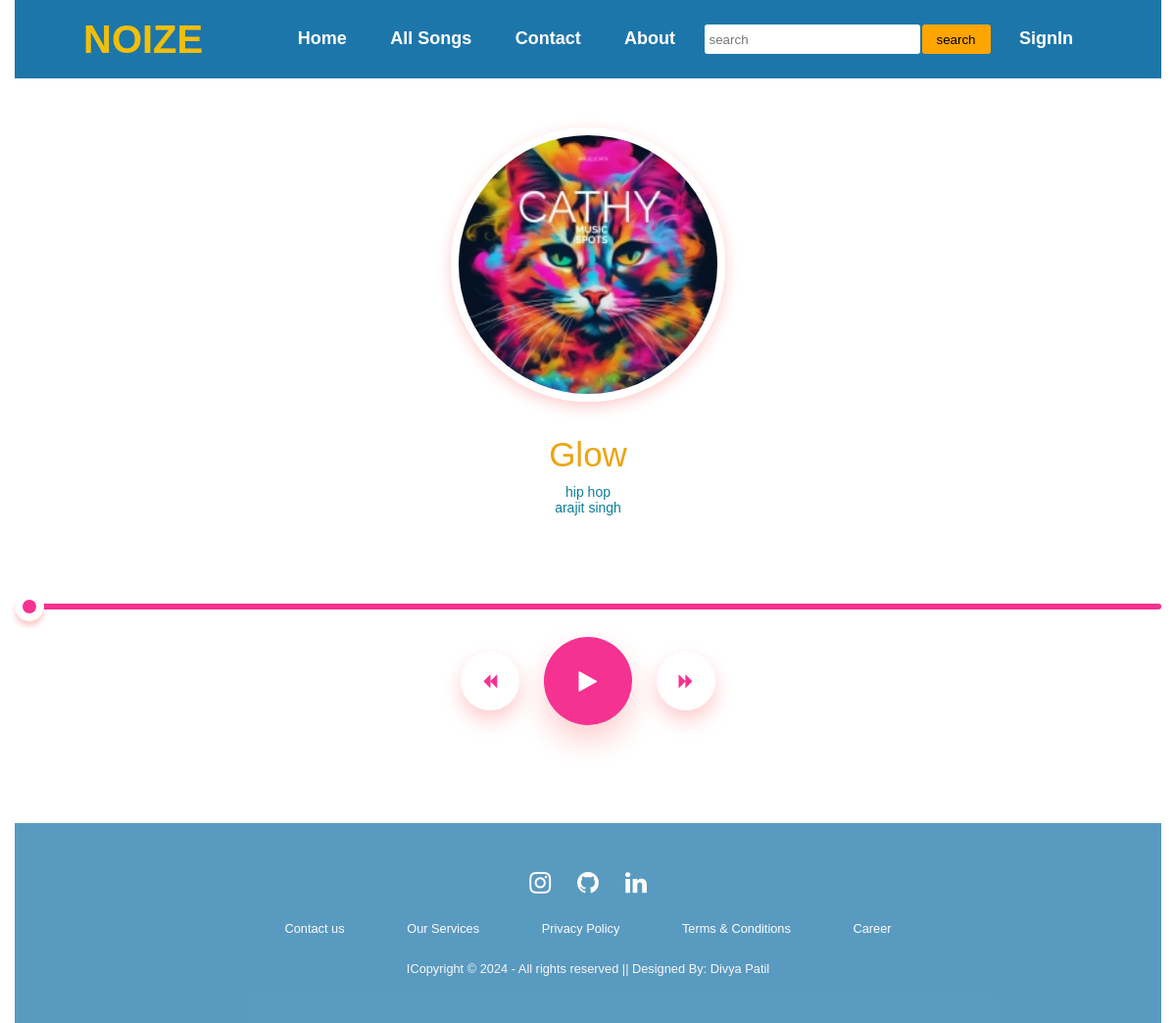
/music/songs/1, run on the app's committed database.
### music/models.py (models this page shows, shortened)
class Song(models.Model):
    song_id = models.AutoField(primary_key=True)
    name = models.CharField(max_length=2000)
    singer = models.CharField(max_length=2000)
    song_title= models.CharField(max_length=250)
    image = models.ImageField(upload_to="images")
    song = models.FileField(upload_to="images")

### music/views.py (the view)
# urls.py: path('songs/<int:id>',views.songposts,name="songs"),
def songposts(request,id):
    song=Song.objects.filter(song_id=id).first()
    return render(request,'songpost.html',{'song':song})

### template/songpost.html (shortened to what this page needs)
{% extends 'basic.html' %}
{% load static %}
{% block extra_head %}
    <link rel="stylesheet" type="text/css" href="/static/songplay.css?{% now 'U' %}"/>
    <link rel="stylesheet" href="https://cdnjs.cloudflare.com/ajax/libs/font-awesome/4.7.0/css/font-awesome.min.css">
{% endblock %}
{% block body %}
    <div class="container">
        <div class="music-player">
            <img src="{{song.image.url}}" alt="" class="song-img">
            <h1>{{song.name}}</h1>
            <p>{{song.song_title}}</p>
            <p>{{song.singer}}</p>
            <input type="range" value="0"  id="progress" >
            <div class="controls">
                <div>
                    <i class="fa fa-backward"></i>
                </div>
                <div onclick="playPause()">
                    <i class="fa fa-play"></i>
                </div>
                <div>
                    <i class="fa fa-forward"></i>
                </div>
            </div>
        </div>
    </div>
{% endblock %}

### static/music.css (style rules this page uses)
* { box-sizing: border-box; padding: 0%; margin: 0%; font-family: system-ui, -apple-system, BlinkMacSystemFont, 'Segoe UI', Roboto, Oxygen, Ubuntu, Cantarell, 'Open Sans', 'Helvetica Neue', sans-serif; }
body,html { margin: 0%; padding: 0%; width: 100%; background: rgb(255, 255, 255); font-family: sans-serif; }

### static/gallery.css (style rules this page uses)
body { margin:0; overflow-x:hidden; }

### static/songplay.css (style rules this page uses)
* { margin: 0%; padding: 0%; font-family:Verdana, Geneva, Tahoma, sans-serif; box-sizing: border-box; }
body { background-image: url(/static/image/bg.jpg); background-size: cover; background-repeat: no-repeat; background-clip: border-box; width: 100%; height: 100vh; top: 140px; text-align: center; border-radius: 5px; padding: 0px 15px; }
.container { height: 95vh; }
.song-img { position: relative; top:50px; border-radius: 50%; box-shadow: 0 5px 15px rgba(255,26, 26, 0.22); border: 8px solid white; width: 280px; }
.music-player h1 { position: relative; top:60px; font-size: 35px; font-weight: 400; color: rgb(236, 164, 18); margin-top: 20px; }
.music-player p { position: relative; font-size: 14px; color: rgb(14, 126, 151); top: 70px; }
#progress { position: relative; top: 120px; -webkit-appearance: none; width: 100%; background: #f53192; height: 6px; border-radius: 4px; cursor: pointer; margin: 40px 0; }
.controls { display: flex; justify-content: center; align-items: center; position: relative; top:103px; padding-bottom: 5vh; }
.controls div { width: 60px; height: 60px; margin: 20px; background: #ffffff; display: inline-flex; align-items: center; justify-content: center; border-radius: 50%; color: #f53192; box-shadow: 0 10px 20px rgba(255,26, 26, 0.22); cursor: pointer; }
.controls div:nth-child(2) { transform: scale(1.5); background:#f53192; color: #fff; }

### data on the page
Song: image (picture), name "Glow", song_title "hip hop", singer "arajit singh"
